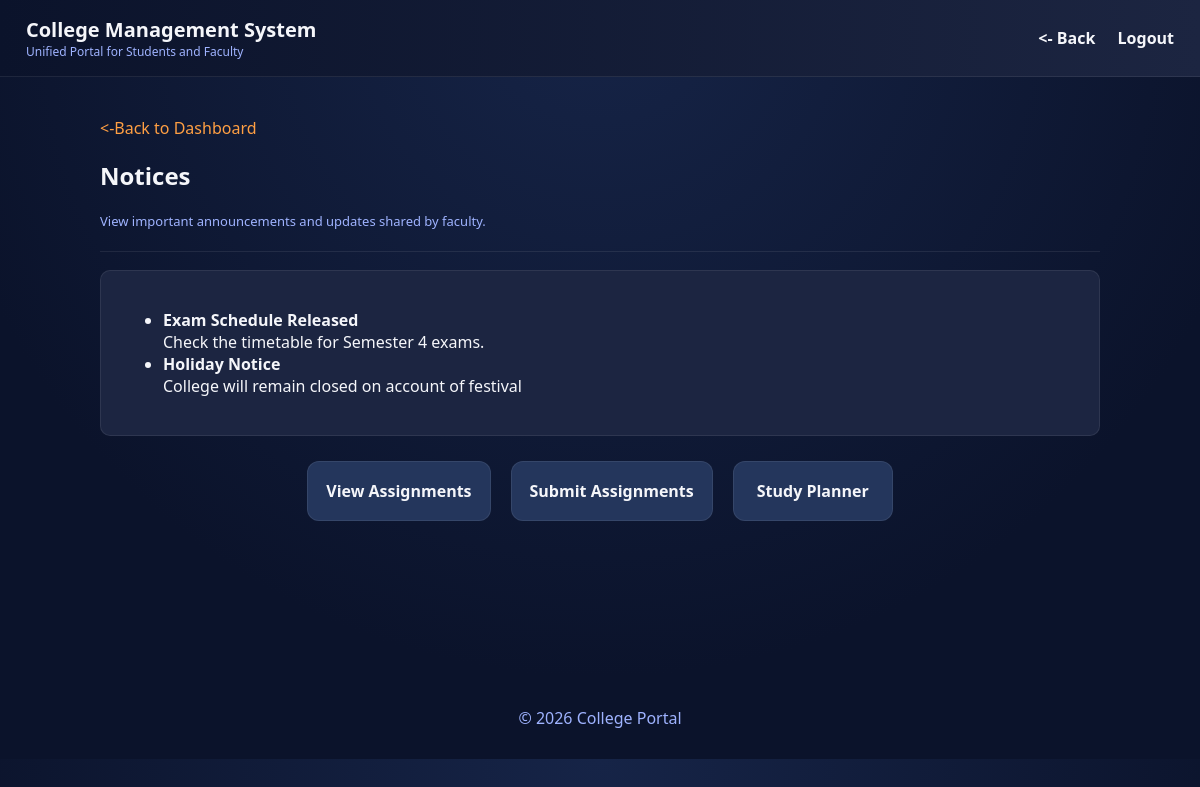
The page /student/notices (signed in) on the database its author committed.
### tables this page shows
CREATE TABLE notices (
        id integer primary key autoincrement,
        title text not null,
        message text,
        faculty_id integer,
        created_on text,
        foreign key (faculty_id) references users(id)
    );

### app.py (the view)
@app.route("/student/notices")
def student_notices():
    if "user_id" not in session or session["role"] != "student":
        return redirect(url_for("index"))
    conn = get_db_connection()
    notices = conn.execute("select * from notices").fetchall()
    conn.close()
    return render_template("student/notices.html", notices=notices)

### app.py (called while the page is built)
def get_db_connection():
    conn = sqlite3.connect(DB_PATH)
    conn.row_factory = sqlite3.Row
    return conn

### templates/student/notices.html (shortened to what this page needs)
<!DOCTYPE html>
<html lang="en">
<head>
    <link rel="stylesheet" href="{{url_for('static',filename='css/style.css')}}">
</head>
<body>
    <header>
        <div>
            <h1>College Management System</h1>
            <p>Unified Portal for Students and Faculty</p>
        </div>
        <nav>
            <a href="javascript:history.back()"><- Back</a>
            <a href="/logout" class="logout-btn">Logout</a>
        </nav>
    </header>
    <main>
        <div class="container">
            <a href="/student/dashboard" class="back-btn"><-Back to Dashboard</a>
            <div class="page-title">
                <h2>Notices</h2>
                <p>View important announcements and updates shared by faculty.</p>
            </div>
            <section class="content-box">
                {% if notices %}
                    <ul>
                        {% for n in notices %}
                            <li>
                                <strong>{{ n['title'] }} </strong><br>
                                {{ n['message'] }}
                            </li>
                        {% endfor %}
                    </ul>
                {% else %}
                    <p>No notices available.</p>
                {% endif %}
            </section>
            <div class="cards">
                <a href="/student/assignments" class="card-link">
                    <div class="card">
                        View Assignments
                    </div>
                </a>
                <a href="/student/submit" class="card-link">
                    <div class="card">
                        Submit Assignments
                    </div>
                </a>
                <a href="/student/planner" class="card-link">
                    <div class="card">
                        Study Planner
                    </div>
                </a>
            </div>
        </div>
    </main>
    <footer>
        <p>&copy; 2026 College Portal</p>
    </footer>
</body>
</html>

### static/css/style.css (style rules this page uses)
:root { --bg: radial-gradient(circle at top, #162447, #0b132b 70%); --header: linear-gradient(90deg, #0b132b, #1c2541); --panel: #1c2541; --card: #24365c; --text: #f5f6fa; --muted: #9fb3ff; --accent: #ff9f43; --border: rgba(255,255,255,0.08); }
* { box-sizing: border-box; }
body { margin: 0; font-family: 'Segoe UI', sans-serif; background: var(--bg); color: var(--text); }
header { background: var(--header); padding: 16px 26px; display: flex; justify-content: space-between; align-items: center; border-bottom: 1px solid var(--border); }
header h1 { margin: 0; font-size: 20px; }
header p { margin: 0; font-size: 12px; color: var(--muted); }
nav a { color: var(--text); margin-left: 18px; text-decoration: none; font-weight: 600; }
a { color: #ff9f43; text-decoration: none; font-weight: 500; }
main { padding: 40px 20px; min-height: 70vh; }
.container { max-width: 1000px; margin: auto; }
section, .content-box { background: var(--panel); padding: 22px; border-radius: 10px; border: 1px solid var(--border); }
.cards { display: flex; justify-content: center; gap: 20px; margin: 25px 0; }
.card { min-width: 160px; background: var(--card); padding: 18px; border-radius: 12px; text-align: center; font-weight: 600; border: 1px solid var(--border); transition: 0.25s; }
.card-link { text-decoration: none; color: inherit; }
.page-title { border-bottom: 1px solid var(--border); padding-bottom: 8px; margin-bottom: 18px; }
.page-title p { color: var(--muted); font-size: 13px; }
footer { background: #0b132b; text-align: center; padding: 14px; color: var(--muted); margin-top: 40px; }

### rows shown on the page
notices: title "Exam Schedule Released", message "Check the timetable for Semester 4 exams."
notices: title "Holiday Notice", message "College will remain closed on account of festival"
